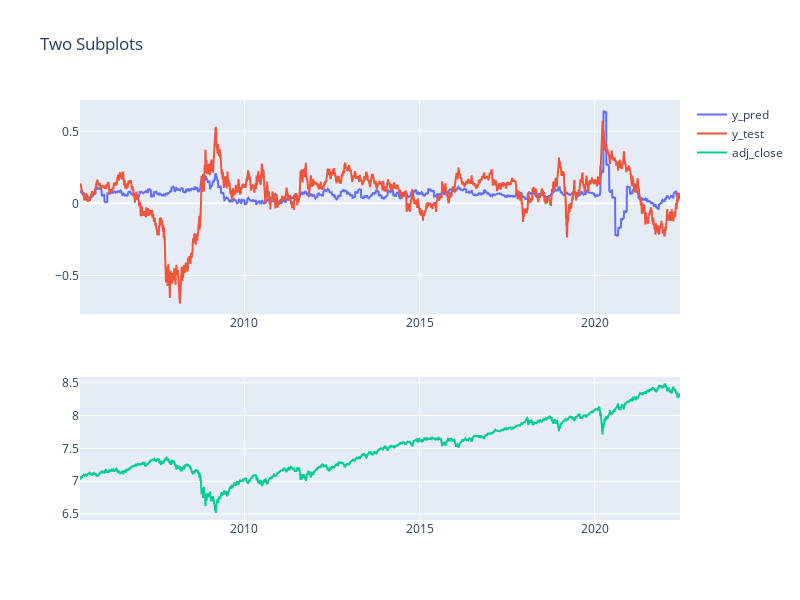

Notebook source saved alongside this figure:
### Code cell
import pandas as pd
import plotly.graph_objects as go
from plotly.subplots import make_subplots

df_test = df[len(df_train_X):].copy()
df_test['y_pred'] = y_pred[len(df_train_X):]
df_test['y_test'] = y_test


pd.options.plotting.backend = "plotly"
# Create subplots
fig = make_subplots(rows=2, cols=1, row_heights=[0.6, 0.4])
# Add traces to the subplots
fig.add_trace(go.Scatter(x=df_test.index, y=df_test['y_pred'], name='y_pred'), row=1, col=1)
fig.add_trace(go.Scatter(x=df_test.index, y=df_test['y_test'], name='y_test'), row=1, col=1)
fig.add_trace(go.Scatter(x=df_test.index, y=df_test['log_adj_close_^GSPC'], name='adj_close'), row=2, col=1)

# Update layout and display the plot
fig.update_layout(height=600, width=800, title_text="Two Subplots")
fig.show()



#df_test[['y_pred', 'y_test']].plot()

### Figure 1 — Plotly figure (JSON) as saved in the notebook; plotly's stock layout.template omitted (floating-point values rounded to 4 significant figures; data arrays with more than 128 entries replaced by an {"elided": "..."} marker saying what was removed)
{"data": [{"name": "y_pred", "type": "scatter", "x": {"elided": "4313 str values"}, "xaxis": "x", "y": {"elided": "4313 float values"}, "yaxis": "y"}, {"name": "y_test", "type": "scatter", "x": {"elided": "4313 str values"}, "xaxis": "x", "y": {"elided": "4313 float values"}, "yaxis": "y"}, {"name": "adj_close", "type": "scatter", "x": {"elided": "4313 str values"}, "xaxis": "x2", "y": {"elided": "4313 float values"}, "yaxis": "y2"}], "layout": {"height": 600, "title": {"text": "Two Subplots"}, "width": 800, "xaxis": {"anchor": "y", "domain": [0, 1]}, "xaxis2": {"anchor": "y2", "domain": [0, 1]}, "yaxis": {"anchor": "x", "domain": [0.49, 1]}, "yaxis2": {"anchor": "x2", "domain": [0, 0.34]}}}
